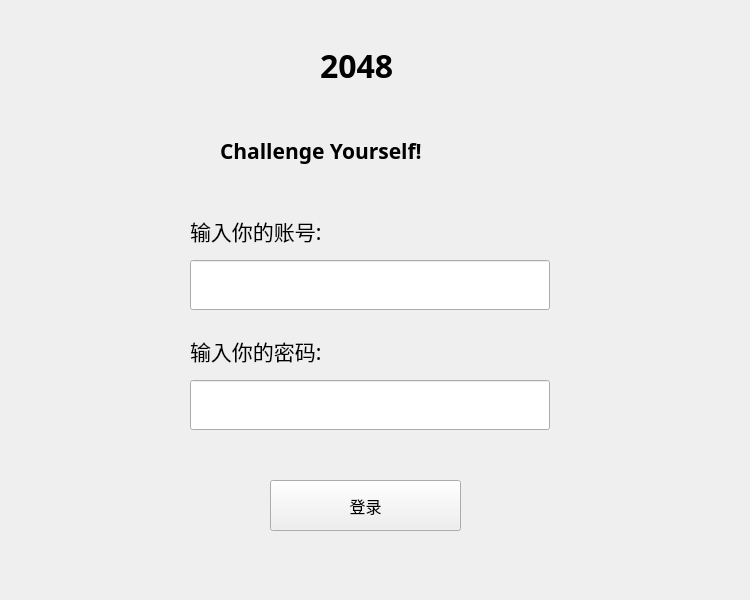
<?xml version="1.0" encoding="UTF-8"?>
<ui version="4.0">
 <class>Login</class>
 <widget class="QWidget" name="Login">
  <property name="geometry">
   <rect>
    <x>0</x>
    <y>0</y>
    <width>750</width>
    <height>600</height>
   </rect>
  </property>
  <property name="windowTitle">
   <string>Form</string>
  </property>
  <widget class="QLineEdit" name="Account_lineEdit">
   <property name="geometry">
    <rect>
     <x>190</x>
     <y>260</y>
     <width>360</width>
     <height>50</height>
    </rect>
   </property>
   <property name="font">
    <font>
     <family>宋体</family>
     <pointsize>16</pointsize>
    </font>
   </property>
   <property name="text">
    <string/>
   </property>
  </widget>
  <widget class="QLabel" name="EnterAccount_label">
   <property name="geometry">
    <rect>
     <x>190</x>
     <y>210</y>
     <width>231</width>
     <height>41</height>
    </rect>
   </property>
   <property name="font">
    <font>
     <family>宋体</family>
     <pointsize>16</pointsize>
    </font>
   </property>
   <property name="text">
    <string>输入你的账号:</string>
   </property>
  </widget>
  <widget class="QLabel" name="EnterPassw_label">
   <property name="geometry">
    <rect>
     <x>190</x>
     <y>330</y>
     <width>231</width>
     <height>41</height>
    </rect>
   </property>
   <property name="font">
    <font>
     <family>宋体</family>
     <pointsize>16</pointsize>
    </font>
   </property>
   <property name="text">
    <string>输入你的密码:</string>
   </property>
  </widget>
  <widget class="QLineEdit" name="Password_lineEdit">
   <property name="geometry">
    <rect>
     <x>190</x>
     <y>380</y>
     <width>360</width>
     <height>50</height>
    </rect>
   </property>
   <property name="font">
    <font>
     <pointsize>16</pointsize>
    </font>
   </property>
   <property name="text">
    <string/>
   </property>
  </widget>
  <widget class="QLabel" name="label">
   <property name="geometry">
    <rect>
     <x>320</x>
     <y>30</y>
     <width>131</width>
     <height>71</height>
    </rect>
   </property>
   <property name="font">
    <font>
     <family>宋体</family>
     <pointsize>24</pointsize>
     <weight>75</weight>
     <bold>true</bold>
    </font>
   </property>
   <property name="text">
    <string>2048</string>
   </property>
  </widget>
  <widget class="QLabel" name="label_2">
   <property name="geometry">
    <rect>
     <x>220</x>
     <y>90</y>
     <width>341</width>
     <height>121</height>
    </rect>
   </property>
   <property name="font">
    <font>
     <family>宋体</family>
     <pointsize>16</pointsize>
     <weight>75</weight>
     <bold>true</bold>
    </font>
   </property>
   <property name="text">
    <string>Challenge Yourself!</string>
   </property>
  </widget>
  <widget class="QPushButton" name="TryLogin_pushButton">
   <property name="geometry">
    <rect>
     <x>270</x>
     <y>480</y>
     <width>191</width>
     <height>51</height>
    </rect>
   </property>
   <property name="font">
    <font>
     <pointsize>12</pointsize>
    </font>
   </property>
   <property name="text">
    <string>登录</string>
   </property>
  </widget>
  <widget class="QLabel" name="Wrong_label">
   <property name="geometry">
    <rect>
     <x>190</x>
     <y>440</y>
     <width>361</width>
     <height>31</height>
    </rect>
   </property>
   <property name="font">
    <font>
     <family>宋体</family>
     <pointsize>12</pointsize>
     <weight>75</weight>
     <bold>true</bold>
    </font>
   </property>
   <property name="text">
    <string/>
   </property>
  </widget>
 </widget>
 <resources/>
 <connections/>
</ui>
